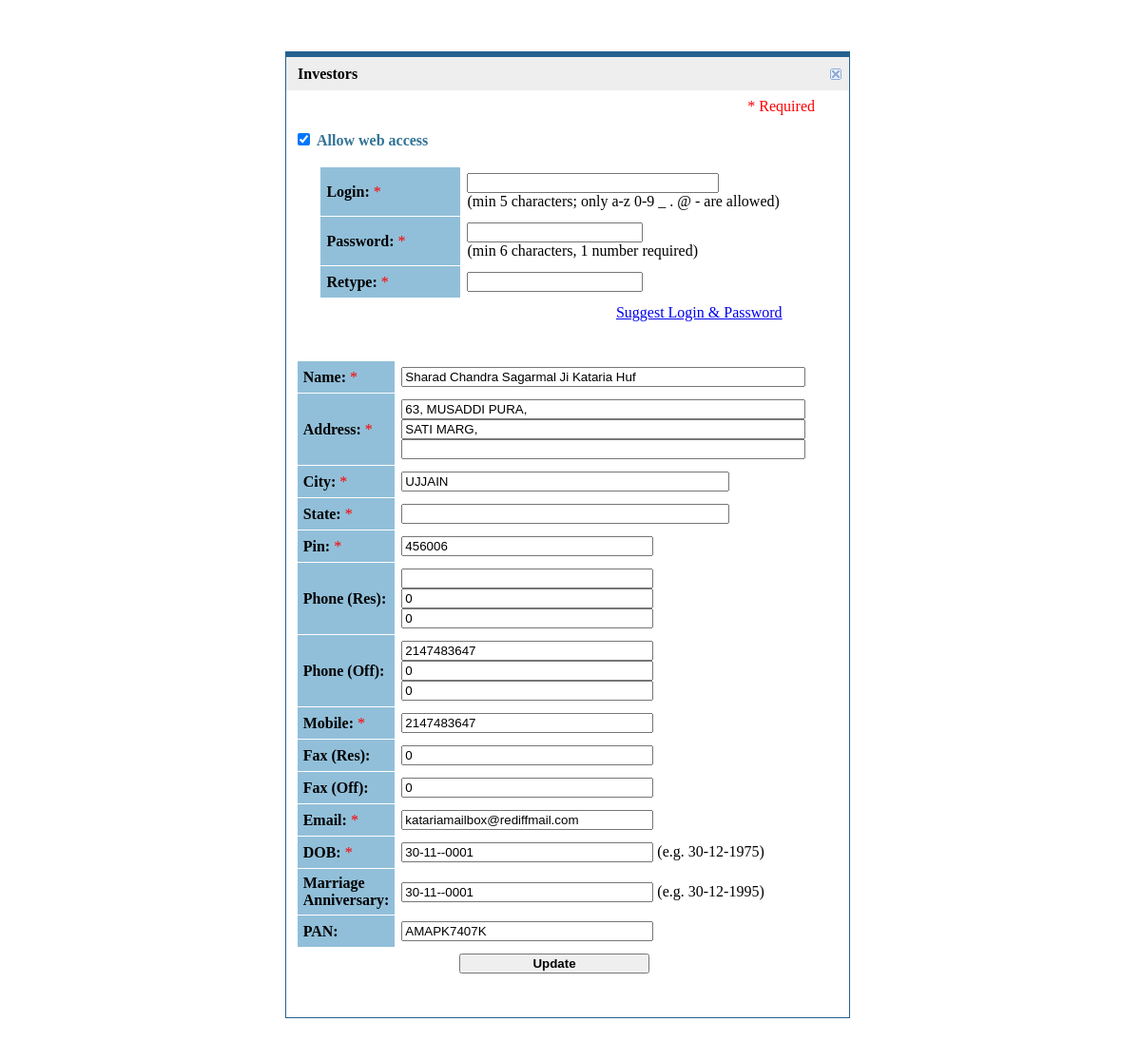
/client_management/add_new.php?invid=5 (signed in), run on the app's committed database.
### tables this page shows
CREATE TABLE `investors` (
  `sno` int(11) NOT NULL,
  `foliochk` varchar(11) NOT NULL,
  `inv_name` varchar(40) NOT NULL,
  `address1` varchar(42) NOT NULL,
  `address2` varchar(35) DEFAULT NULL,
  `address3` varchar(19) DEFAULT NULL,
  `city` varchar(14) NOT NULL,
  `state` varchar(20) NOT NULL,
  `pincode` int(11) NOT NULL,
  `product` varchar(7) NOT NULL,
  `sch_name` varchar(100) NOT NULL,
  `rep_date` date NOT NULL,
  `clos_bal` decimal(9,3) NOT NULL,
  `rupee_bal` decimal(10,2) NOT NULL,
  `jnt_name1` varchar(24) DEFAULT NULL,
  `jnt_name2` varchar(30) DEFAULT NULL,
  `phone_res1` varchar(15) DEFAULT NULL,
  `phone_res2` varchar(15) DEFAULT NULL,
  `phone_res3` varchar(15) DEFAULT NULL,
  `phone_off1` varchar(15) DEFAULT NULL,
  `phone_off2` varchar(15) DEFAULT NULL,
  `phone_off3` varchar(15) DEFAULT NULL,
  `email` varchar(35) DEFAULT NULL,
  `holding_nature` varchar(2) NOT NULL,
  `uin_no` varchar(30) DEFAULT NULL,
  `pan_no` varchar(10) DEFAULT NULL,
  `joint1_pan` varchar(10) DEFAULT NULL,
  `joint2_pan` varchar(30) DEFAULT NULL,
  `guard_pan` varchar(30) DEFAULT NULL,
  `tax_status` varchar(27) NOT NULL,
  `broker_code` varchar(10) NOT NULL,
  `subbroker` varchar(7) DEFAULT NULL,
  `reinv_flag` varchar(1) NOT NULL,
  `bank_name` varchar(38) NOT NULL,
  `branch` varchar(30) NOT NULL,
  `ac_type` varchar(3) NOT NULL,
  `ac_no` varchar(20) NOT NULL,
  `b_address1` varchar(17) DEFAULT NULL,
  `b_address2` varchar(30) DEFAULT NULL,
  `b_address3` varchar(30) DEFAULT NULL,
  `b_city` varchar(16) NOT NULL,
  `b_pincode` int(11) DEFAULT NULL,
  `inv_dob` date DEFAULT NULL,
  `mobile_no` varchar(15) DEFAULT NULL,
  `occupation` varchar(34) DEFAULT NULL,
  `inv_iin` bit(1) NOT NULL,
  `nom_name` varchar(27) DEFAULT NULL,
  `relation` varchar(12) DEFAULT NULL,
  `nom_addr1` varchar(32) DEFAULT NULL,
  `nom_addr2` varchar(35) DEFAULT NULL,
  `nom_addr3` varchar(16) DEFAULT NULL,
  `nom_city` varchar(8) DEFAULT NULL,
  `nom_state` varchar(2) DEFAULT NULL,
  `nom_pincode` int(11) DEFAULT NULL,
  `nom_ph_off` varchar(30) DEFAULT NULL,
  `nom_ph_res` varchar(30) DEFAULT NULL,
  `nom_email` varchar(30) DEFAULT NULL,
  `nom_percentage` int(11) DEFAULT NULL,
  `nom2_name` varchar(21) DEFAULT NULL,
  `nom2_relation` varchar(12) DEFAULT NULL,
  `nom2_addr1` varchar(30) DEFAULT NULL,
  `nom2_addr2` varchar(30) DEFAULT NULL,
  `nom2_addr3` varchar(30) DEFAULT NULL,
  `nom2_city` varchar(30) DEFAULT NULL,
  `nom2_state` varchar(30) DEFAULT NULL,
  `nom2_pincode` varchar(30) DEFAULT NULL,
  `nom2_ph_off` varchar(30) DEFAULT NULL,
  `nom2_ph_res` varchar(30) DEFAULT NULL,
  `nom2_email` varchar(30) DEFAULT NULL,
  `nom2_percentage` int(11) DEFAULT NULL,
  `nom3_name` varchar(30) DEFAULT NULL,
  `nom3_relation` varchar(30) DEFAULT NULL,
  `nom3_addr1` varchar(30) DEFAULT NULL,
  `nom3_addr2` varchar(30) DEFAULT NULL,
  `nom3_addr3` varchar(30) DEFAULT NULL,
  `nom3_city` varchar(30) DEFAULT NULL,
  `nom3_state` varchar(30) DEFAULT NULL,
  `nom3_pincode` varchar(30) DEFAULT NULL,
  `nom3_ph_off` varchar(30) DEFAULT NULL,
  `nom3_ph_res` varchar(30) DEFAULT NULL,
  `nom3_email` varchar(30) DEFAULT NULL,
  `nom3_percentage` varchar(30) DEFAULT NULL,
  `ifsc_code` varchar(11) DEFAULT NULL,
  `dp_id` varchar(12) DEFAULT NULL,
  `demat` varchar(1) NOT NULL,
  `guard_name` varchar(30) DEFAULT NULL,
  `brokcode` varchar(10) NOT NULL,
  `folio_date` date NOT NULL,
  `aadhaar` varchar(32) DEFAULT NULL,
  `tpa_linked` varchar(30) DEFAULT NULL,
  `fh_ckyc_no` int(11) DEFAULT NULL,
  `jh1_ckyc` varchar(30) DEFAULT NULL,
  `jh2_ckyc` varchar(30) DEFAULT NULL,
  `g_ckyc_no` varchar(30) DEFAULT NULL,
  `jh1_dob` date DEFAULT NULL,
  `jh2_dob` varchar(30) DEFAULT NULL,
  `guardian_dob` date DEFAULT NULL,
  `amc_code` varchar(2) NOT NULL,
  `gst_state_code` int(11) DEFAULT NULL,
  `username` varchar(100) DEFAULT NULL,
  `password` varchar(100) DEFAULT NULL,
  `status` varchar(15) DEFAULT NULL,
  `fax_res` varchar(15) DEFAULT NULL,
  `fax_off` varchar(15) DEFAULT NULL,
  `inv_doa` date NOT NULL,
  `datetime` datetime DEFAULT CURRENT_TIMESTAMP
);

### client_management/add_new.php (the view, shortened to what this page needs)
<?php
include_once('../auth/session.php');
if(isset($_GET['invid'])){
	$q='select * from investors where sno="'.$_GET['invid'].'"';
	$res=$db->query($q);
	while($row=$res->fetch_array()){
		$username=$row['username'];
		$pass=$row['password'];
		$name=$row['inv_name'];
		$add1=$row['address1'];
		$add2=$row['address2'];
		$add3=$row['address3'];
		$city=$row['city'];
		$state=$row['state'];
		$pin=$row['pincode'];
		$pr1=$row['phone_res1'];
		$pr2=$row['phone_res2'];
		$pr3=$row['phone_res3'];
		$po1=$row['phone_off1'];
		$po2=$row['phone_off2'];
		$po3=$row['phone_off3'];
		$mob=$row['mobile_no'];
		$faxr=$row['fax_res'];
		$faxo=$row['fax_off'];
		$email=$row['email'];
		$dob=$row['inv_dob'];
		$doa=$row['inv_doa'];
		$pan=$row['pan_no'];
	}
}
?><script language="javascript" type="text/javascript">
<html>
<head>
<link REL="stylesheet" HREF="http://katariaweb.com/FinnSys/includes/standard.css" TYPE="text/css">
</head>
<body leftmargin="0" topmargin="0" marginheight="0" marginwidth="0">
<center>
<br>
<FORM NAME="FORM1" METHOD=POST ACTION="add_new.php">
<table width="600" cellpadding=0 cellspacing=0 border=0>
<tr>
<td valign=top >
	<div id="tabsJ" >
	  <ul>
	   <span class="nsel" ><span class="sel" ><b>New Investor</b></span></span>
	  </ul>
	</div>
</td>
<td></td>
</tr>
<tr><td>
	<table align=center width="100%" valign=top border=0 cellpadding=0 cellspacing=1 bgcolor= "#24618E">
	<tr><td>
		<table align=center width="100%" valign=top border=0 cellpadding=8 cellspacing=0 bgcolor= "white">
		<tr bgcolor="#eeeeee" >
			<td valign="center" height=35 >
					&nbsp;<b>Investors</b>
			</td>
			<td valign="center" align=right >
					<img src="/FinnSys/images/i_close.gif" border=0 onclick="window.close()">
			</td>
		</tr>
		<tr><td class=smallest align=right>
			<font color=red>* Required</font>
		</td></tr>
		<tr><td class=smaller align="left">
			<font color="#317396">
			<input type=checkbox id="Investor_Allow_Web_Access" name="Investor_Allow_Web_Access" checked VALUE="1" OnClick="ShowLoginDetails();" OnBlur="ShowLoginDetails();"><b>&nbsp;Allow web access</b>
			</font>
			<br>&nbsp;
			<DIV id="showlogin" >
			        <table border=0 cellpadding=6 cellspacing=1 width="90%" valign=top align=center>
			        <tr>
                        <td width="30%" class=smallest bgcolor="#91bfd9">
				            <b>Login:</b> <font color=red>*</font>
			            </td>
			            <td class=smallest>
				            <input type=text name="Investor_Login" value="<?php if(isset($username)){echo $username;} ?>" size="30">
				            <br>(min 5 characters; only a-z 0-9 _ . @ - are allowed)
			            </td>
			        </tr>
			        <tr>
                        <td width="30%" class=smallest bgcolor="#91bfd9">
				            <b>Password:</b> <font color=red>*</font>
			            </td>
			            <td class=smallest>
				            <?php if(isset($pass)){echo '<input type="text" name="Investor_Pass" value="'.$pass.'" size="20">';} else{
								echo '<input type="password" name="Investor_Pass" value=""  size="20">';
							} ?>
					        <br>(min 6 characters, 1 number required)
			            </td>
			        </tr>
			        <tr>
                        <td width="30%" class=smallest bgcolor="#91bfd9">
				            <b>Retype:</b> <font color=red>*</font>
			            </td>
			            <td>
				            <input type=password name="Investor_RePass" value="<?php if(isset($pass)){echo $pass;} ?>" size="20">
			            </td>
			        </tr>
			        <tr>
                        <td width="30%" class=smallest >
			            </td>
			            <td class=smallest align=right>
				            <a href="#" Onclick="return suggestlogin(FORM1.Investor_Email.value, FORM1.Investor_Name.value);">Suggest Login & Password</a>
			            </td>
			        </tr>
			        </table>
			<br>
			</div>
		</td></tr>
		<tr><td>
			<table border=0 cellpadding=6 cellspacing=1 width="90%" valign=top align=center>
			<tr>
				<td width="30%" class=smallest bgcolor="#91bfd9"><b>Name:</b> <font color=red>*</font></td>
				<td><input type=text name="Investor_Name" value="<?php if(isset($name)){echo $name;} ?>" size=50 maxlength=50>
				</td>
			</tr>
			<tr>
				<td width="30%" class=smallest bgcolor="#91bfd9"><b>Address:</b> <font color=red>*</font></td>
				<td ><input type=text name="Investor_Add1" value="<?php if(isset($add1)){echo $add1;} ?>" size=50 maxlength=50>
				<br><input type=text name="Investor_Add2" value="<?php if(isset($add2)){echo $add2;} ?>" size=50 maxlength=50>
				<br><input type=text name="Investor_Add3" value="<?php if(isset($add3)){echo $add3;} ?>" size=50 maxlength=50>
				</td>
			</tr>
			<tr>
				<td width="30%" class=smallest bgcolor="#91bfd9"><b>City:</b> <font color=red>*</font></td>
				<td><input type=text name="Investor_City" value="<?php if(isset($city)){echo $city;} ?>" size=40 maxlength=50></td>
			</tr>
			<tr>
				<td width="30%" class=smallest bgcolor="#91bfd9"><b>State:</b> <font color=red>*</font></td>
				<td><input type=text name="Investor_State" value="<?php if(isset($state)){echo $state;} ?>" size=40 maxlength=50></td>
			</tr>
			<tr>
				<td width="30%" class=smallest bgcolor="#91bfd9"><b>Pin:</b> <font color=red>*</font></td>
				<td><input type=text name="Investor_Pin" value="<?php if(isset($pin)){echo $pin;} ?>" size=30 maxlength=50></td>
			</tr>
			<tr>
				<td width="30%" class=smallest bgcolor="#91bfd9"><b>Phone (Res):</b></td>
				<td><input type=text name="Investor_Res" value="<?php if(isset($pr1)){echo $pr1;} ?>" size=30 maxlength=50>
				<br><input type=text name="Investor_Res1" value="<?php if(isset($pr2)){echo $pr2;} ?>" size=30 maxlength=50>
				<br><input type=text name="Investor_Res2" value="<?php if(isset($pr3)){echo $pr3;} ?>" size=30 maxlength=50>
				</td>
			</tr>
			<tr>
				<td width="30%" class=smallest bgcolor="#91bfd9"><b>Phone (Off):</b></td>
				<td><input type=text name="Investor_Off" value="<?php if(isset($po1)){echo $po1;} ?>" size=30 maxlength=50>
				<br><input type=text name="Investor_Off1" value="<?php if(isset($po2)){echo $po2;} ?>" size=30 maxlength=50>
				<br><input type=text name="Investor_Off2" value="<?php if(isset($po3)){echo $po3;} ?>" size=30 maxlength=50>
				</td>
			</tr>
			<tr>
				<td width="30%" class=smallest bgcolor="#91bfd9"><b>Mobile:</b> <font color=red>*</font></td>
				<td><input type=text name="Investor_MOBILE" value="<?php if(isset($mob)){echo $mob;} ?>" size=30 maxlength=50></td>
			</tr>
			<tr>
				<td width="30%" class=smallest bgcolor="#91bfd9"><b>Fax (Res):</b> </td>
				<td><input type=text name="Investor_Fax_Res" value="<?php if(isset($faxr)){echo $faxr;} ?>" size=30 maxlength=50></td>
			</tr>
			<tr>
				<td width="30%" class=smallest bgcolor="#91bfd9"><b>Fax (Off):</b></td>
				<td><input type=text name="Investor_Fax_Off" value="<?php if(isset($faxo)){echo $faxo;} ?>" size=30 maxlength=50></td>
			</tr>
			<tr>
				<td width="30%" class=smallest bgcolor="#91bfd9"><b>Email:</b> <font color=red>*</font></td>
				<td><input type=text name="Investor_Email" value="<?php if(isset($email)){echo $email;} ?>" size=30 maxlength=50></td>
			</tr>
			<tr>
				<td width="30%" class=smallest bgcolor="#91bfd9"><b>DOB:</b> <font color=red>*</font></td>
				<td class=smallest><input type=text name="Investor_DOB" value="<?php if(isset($dob)){echo date('d-m-Y',strtotime($dob));} ?>" size=30 maxlength=50>
				(e.g. 30-12-1975)</td>
			</tr>
			<tr>
				<td width="30%" class=smallest bgcolor="#91bfd9"><b>Marriage Anniversary:</b></td>
				<td class=smallest><input type=text name="Investor_Anniv" value="<?php if(isset($doa)){echo date('d-m-Y',strtotime($doa));;} ?>" size=30 maxlength=50>
				(e.g. 30-12-1995)</td>
			</tr>
			<tr>
				<td width="30%" class=smallest bgcolor="#91bfd9"><b>PAN:</b></td>
				<td><input type=text name="Investor_PAN" value="<?php if(isset($pan)){echo $pan;} ?>" size=30 maxlength=50></td>
			</tr>
			<tr>
				<td colspan=2 class=normal ALIGN=CENTER>
					<INPUT type="submit" value="<?php if(isset($_GET['invid'])){echo 'Update';}else{echo 'Create New Investor';} ?>" name="<?php if(isset($_GET['invid'])){echo 'UPDATE_FORM';}else{echo 'SUBMIT_FORM';} ?>" class=normal onClick="" STYLE="font-family:Arial; font-size:xx-medium;font-weight:bold;color:#000000; width:200">
				</td>
			</tr>
			<tr><td colspan=2>&nbsp;</td></tr>
			</table>
			</td></tr>
		</table>
	</td>
	</tr>
	</table>
</td>
<td background="/FinnSys/images/shadow_rt.gif" width="6"></td>
</tr>
<tr><td valign=top background="/FinnSys/images/shadow_bt.gif" height=8></td><td></td></tr>
</table>
</form>
</center>
</body>
</html>

### client_management/add_new.php (style rules this page uses)
#tabsJ { float:left; width:100%; background:#FFFFFF; font-size:93%; line-height:normal; border-bottom:5px solid #24618E; }
#tabsJ ul { margin:0; padding:10px 10px 0 5px; list-style:none; font-family: verdana; }
#tabsJ span.sel { float:left; display:block; background:url("/FinnSys/images/tabrightJ.gif") no-repeat right top; padding:5px 15px 4px 6px; color:#ffffff; background-position:100% -42px; }
#tabsJ span.nsel { float:left; background:url("/FinnSys/images/tableftJ.gif") no-repeat left top; margin:0; padding:0 0 0 5px; color:#24618E; background-position:0% -42px; }

### data on the page
investors: Investor_Name "Sharad Chandra Sagarmal Ji Kataria Huf", Investor_Add1 "63, MUSADDI PURA,", Investor_Add2 "SATI MARG,", Investor_City "UJJAIN", Investor_Pin "456006", Investor_Res1 "0", Investor_Res2 "0", Investor_Off "2147483647", Investor_Off1 "0", Investor_Off2 "0", Investor_MOBILE "2147483647", Investor_Fax_Res "0", Investor_Fax_Off "0", Investor_Email "katariamailbox@rediffmail.com", Investor_DOB "30-11--0001", Investor_Anniv "30-11--0001", Investor_PAN "AMAPK7407K"
